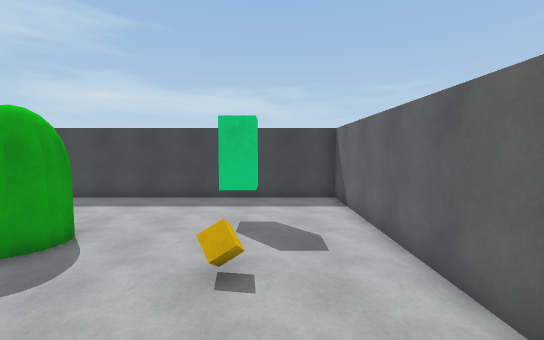
[1] (above)

15 first-person views from a walk through a 3-D level made in the Unity game engine. The camera is 1.4 m above the floor, tilts 4° down and sees 90° across. The floor is counted in squares, 1 m on a side. Each view is taken from the middle of a square. On the plan, view 1 faces up. The plan holds only what a view shows up to about 13 squares ahead; the rest is blank. The player character is not drawn.

[2]
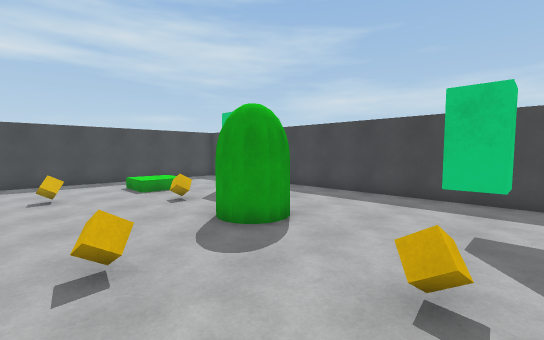

[3]
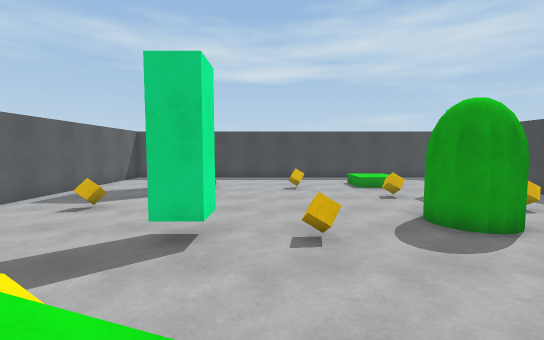

[4]
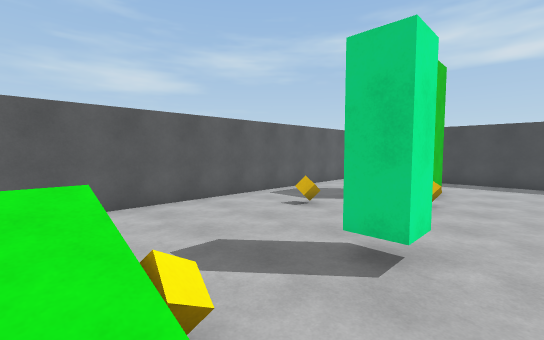

[5]
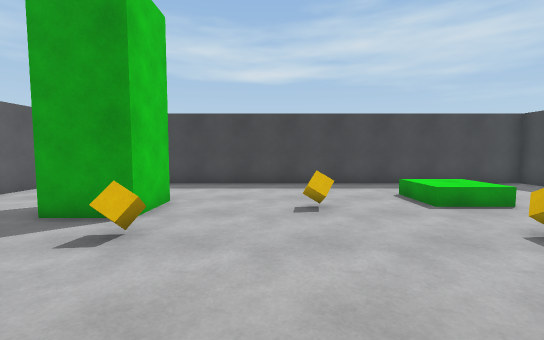

[6]
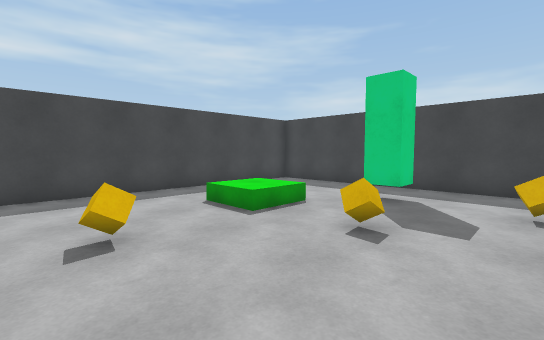

[7]
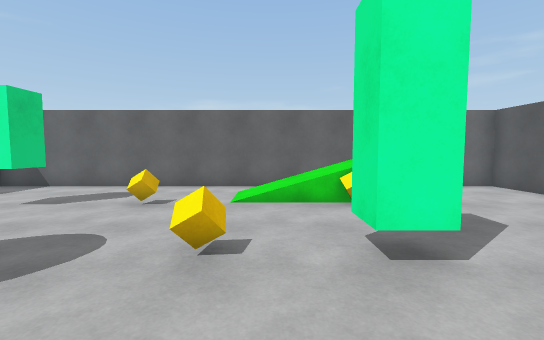

[8]
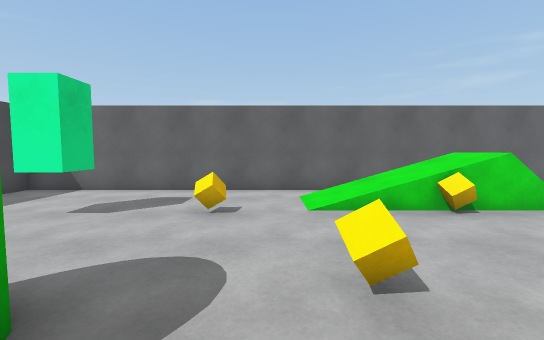

[9]
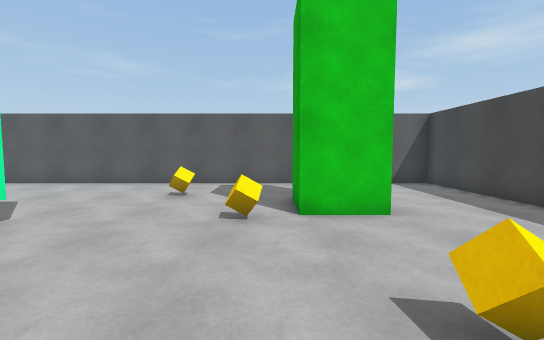

[10]
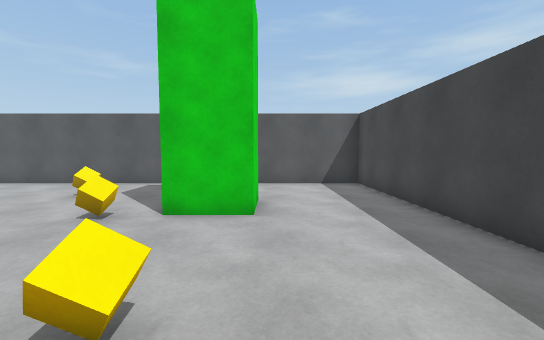

[11]
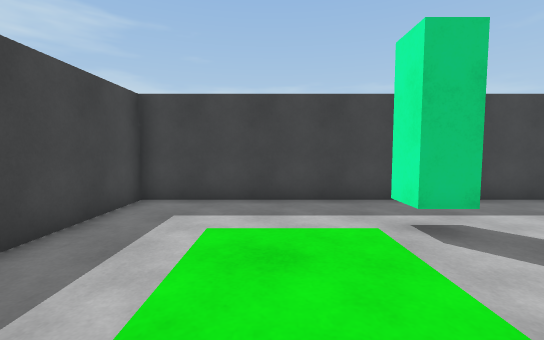

[12]
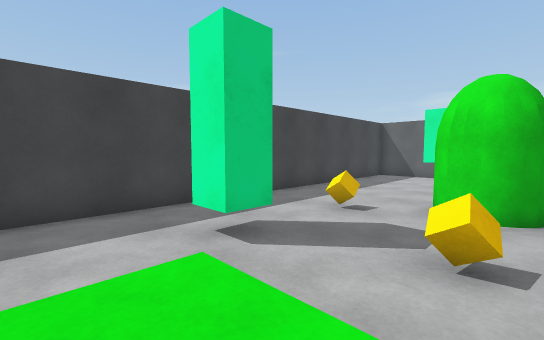

[13]
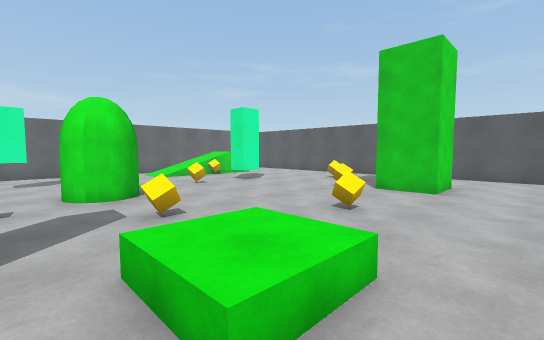

[14]
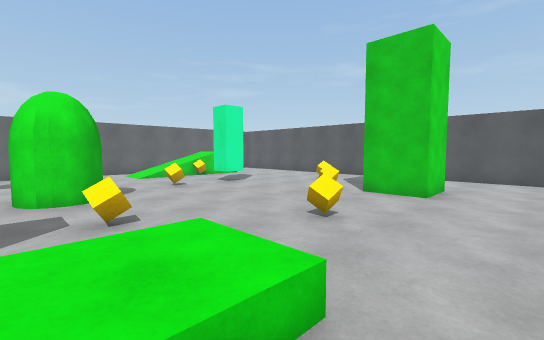

[15]
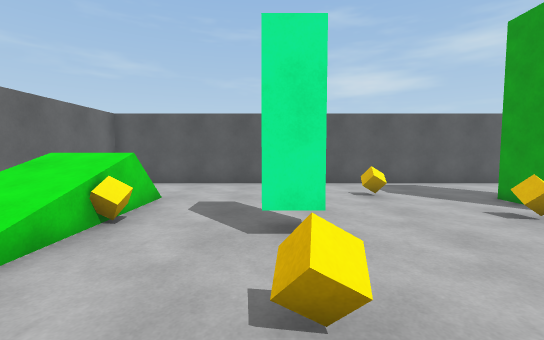

### Floor plan
Key: @ floor where view 1 was taken; # wall or solid block; . main floor; : floor 0.5 m higher than the main floor; / step, stairs or slope; = window, fence, low wall or low ledge; B block; C cube.
Columns run from 17 left of view 1 to 3 right of it. Each row starts with its distance up from view 1.
 12 #####################
 11 #...................#
 10 #...................#
  9 #.....BB............#
  8 #......B..C.....B...#
  7 #...//.....##...B...#
  6 #...::..C..##.......#
  5 #...//.....##.......#
  4 #...............C...#
  3 #...................#
  2 #....C.......C......#
  1 #................// #
  0 #............B..=@/ #
 -1 #...........BB..C// #
 -2 #....##.C.......=// #
 -3 #....##.........=// #
 -4 #....##..........   #
 -5 #.........C........ #
 -6 #...................#
 -7 #...................#
 -8 #####################

Where each view was taken, in squares from view 1:
view 1: 0 up, 0 right, facing up
view 2: 1 up, 0 right, facing up-left
view 3: 1 up, 1 right, facing left
view 4: 1 up, 0 right, facing down-left
view 5: 1 up, 5 left, facing left
view 6: 1 up, 7 left, facing up-left
view 7: 1 up, 8 left, facing right
view 8: 3 up, 7 left, facing right
view 9: 4 up, 10 left, facing down
view 10: 4 up, 13 left, facing down
view 11: 4 up, 13 left, facing up
view 12: 5 up, 13 left, facing up-right
view 13: 8 up, 15 left, facing down-right
view 14: 7 up, 15 left, facing down-right
view 15: 4 up, 4 left, facing down
